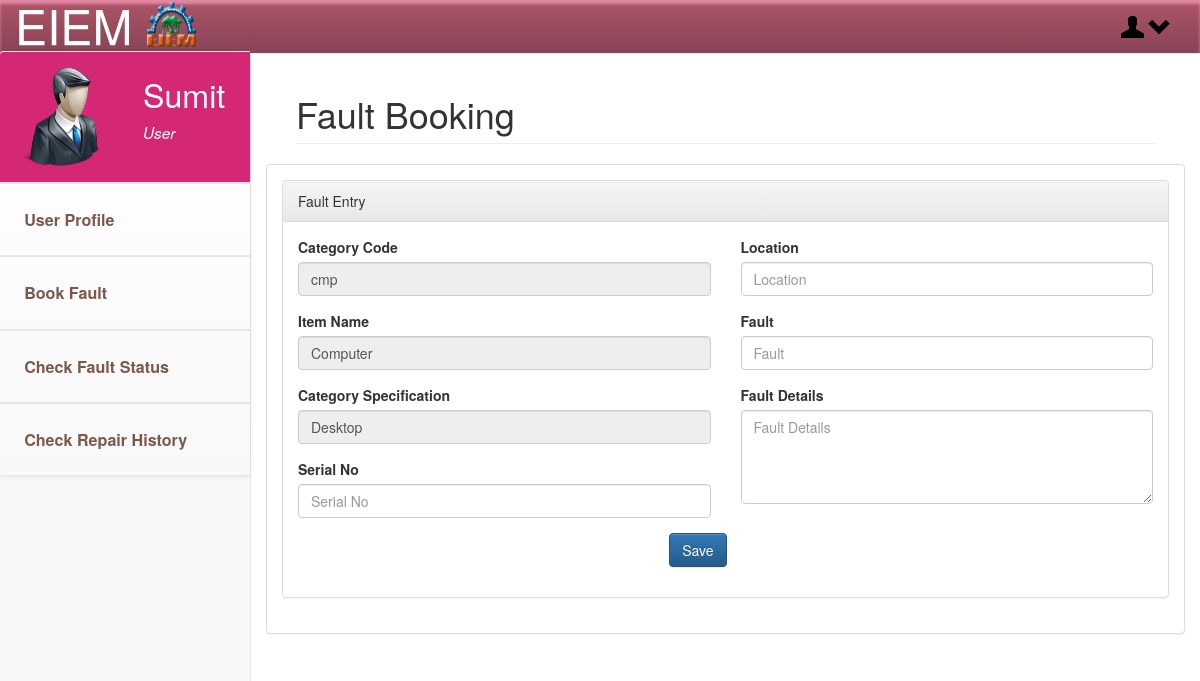
The page /pages/book_fault_two.php?id=cmp (signed in) on the database its author committed.
### tables this page shows
CREATE TABLE IF NOT EXISTS `cateagory_master` (
  `ct_code` varchar(255) NOT NULL,
  `ct_nm` varchar(255) NOT NULL,
  `ct_specification` varchar(255) NOT NULL,
  `ct_type` varchar(255) NOT NULL,
  `unit` varchar(255) NOT NULL,
  PRIMARY KEY (`ct_code`)
);

### pages/book_fault_two.php (the view, shortened to what this page needs)
<?php include "../resources/header_user.php";
if (isset($_GET['id'])){
 	$res = mysql_query("SELECT * FROM `cateagory_master` WHERE `ct_code` ='".$_GET['id']."'") or die(mysql_error());
	$row = mysql_fetch_array($res);
}
?>
<div id="page-wrapper">
  <div class="container-fluid">
    <div class="row">
      <div class="col-lg-12">
          <h1 class="page-header">Fault Booking</h1>
      </div>
       <br clear="all">
      	<div class="row">
          <div class="panel panel-default">
              <div class="panel-body">
              	<div class="panel panel-default">
                    <div class="panel-heading">
                        Fault Entry
                    </div>
                    <div class="panel-body">
              	<div class="row">
                 <form action="" method="POST">
                   <div class="col-lg-6">
                        <div class="form-group">
                            <label>Category Code</label>
                            <input name="ct_code" type="text" class="form-control" placeholder="Category Code" value="<?php echo $row['ct_code'] ?>" readonly>
                        </div>
                        <div class="form-group">
                            <label>Item Name</label>
                            <input name="ct_nm" type="text" class="form-control" placeholder="Item Name" value="<?php echo $row['ct_nm'] ?>" readonly>
                        </div>
                        <div class="form-group">
                            <label>Category Specification</label>
                            <input name="ct_specification" type="text" class="form-control" placeholder="Category Specification" value="<?php echo $row['ct_specification'] ?>" readonly>
                        </div>
                        <div class="form-group">
                            <label>Serial No</label>
                            <input name="sl_no" type="text" class="form-control" placeholder="Serial No" required>
                        </div>
                   </div>
                  <div class="col-lg-6">
                        <div class="form-group">
                            <label>Location</label>
                            <input name="i_location" type="text" class="form-control" placeholder="Location" required>
                        </div>
                        <div class="form-group">
                            <label>Fault</label>
                            <input name="fault" type="text" class="form-control" placeholder="Fault" required>
                        </div>
                        <div class="form-group">
                            <label>Fault Details</label>
                            <textarea name="fault_details" class="form-control" placeholder="Fault Details" rows="4" required></textarea>
                        </div>
                  </div>
                   <div class="col-xs-12 col-md-12">
                     <div class="form-group col-md-2 col-xs-4 col-md-offset-5 col-xs-offset-4">
                        <button type="submit" class="btn btn-primary">Save</button>
                     </div>
                   </div>
                 </form>
                </div>
              </div>
                </div>
              </div>
          </div>
      </div>
    </div>
  </div>
</div>
<?php include "../resources/footer.php"; ?>

### css/sb-admin-2.css (style rules this page uses)
body { background-color: #f8f8f8; }
#page-wrapper { padding: 0 15px; min-height: 568px; background-color: #fff; }
@media (min-width:768px) { #page-wrapper { position: inherit; margin: 0 0 0 250px; padding: 0 30px; border-left: 1px solid #e7e7e7; } }

### rows shown on the page
cateagory_master: ct_code "cmp", ct_nm "Computer", ct_specification "Desktop"

### other values the page prints
$_SESSION['name'] "Sumit"
$_SESSION['u_type'] "User"
